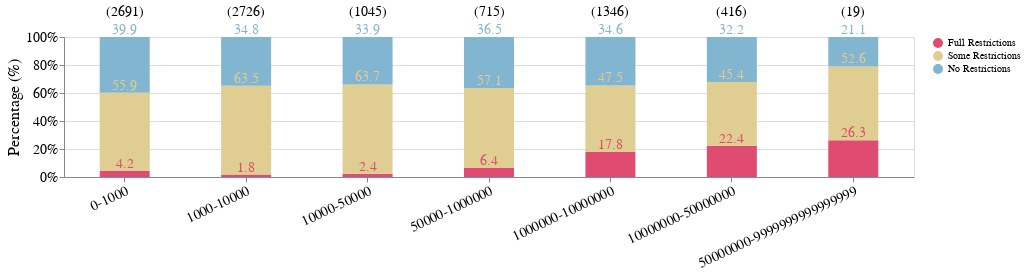

Notebook source saved alongside this figure:
### Markdown cell above
### Plot Num Tokens against Robots Restrictions per Company

### Code cell
size_bucket_to_urls = robots_util.bucket_urls_by_size(
    c4_url_to_counts, 
    bucket_boundaries=[0, 1000, 10000, 50000, 1000000, 10000000, 50000000, 9999999999999999]
)
robots_util.plot_size_against_restrictions(
    url_robots_summary,
    size_bucket_to_urls,
    "OpenAI",
    setting="train"
)

### Figure 1 — Vega-Lite specification as saved in the notebook (floating-point values rounded to 4 significant figures)
{"config": {"view": {"continuousWidth": 300, "continuousHeight": 300}}, "layer": [{"mark": {"type": "bar", "width": 50}, "encoding": {"color": {"field": "category", "legend": {"title": null}, "scale": {"range": ["#e04c71", "#e0cd92", "#82b5cf"]}, "sort": ["Full Restrictions", "Some Restrictions", "No Restrictions"], "type": "nominal"}, "order": {"field": "order", "type": "ordinal"}, "x": {"axis": {"labelAngle": -25, "labelFontSize": 14}, "field": "index", "sort": ["0-1000", "1000-10000", "10000-50000", "50000-1000000", "1000000-10000000", "10000000-50000000", "50000000-9999999999999999"], "title": null, "type": "nominal"}, "y": {"axis": {"format": "%", "labelFontSize": 14, "title": "Percentage (%)", "titleFontSize": 16, "titleFontWeight": "normal"}, "field": "percentage", "scale": {"domain": [0, 1]}, "sort": ["Full Restrictions", "Some Restrictions", "No Restrictions"], "stack": "normalize", "type": "quantitative"}}}, {"mark": {"type": "text", "align": "center", "baseline": "middle", "color": "white", "dx": 0, "dy": -7, "fontSize": 14}, "encoding": {"color": {"field": "category", "legend": {"title": null}, "scale": {"range": ["#e04c71", "#e0cd92", "#82b5cf"]}, "sort": ["Full Restrictions", "Some Restrictions", "No Restrictions"], "type": "nominal"}, "order": {"field": "order", "type": "ordinal"}, "text": {"condition": {"test": "(datum.percentage > 0.05)", "field": "percentage", "format": ".1f", "type": "quantitative"}, "value": ""}, "x": {"axis": {"labelAngle": -25, "labelFontSize": 14}, "field": "index", "sort": ["0-1000", "1000-10000", "10000-50000", "50000-1000000", "1000000-10000000", "10000000-50000000", "50000000-9999999999999999"], "title": null, "type": "nominal"}, "y": {"axis": {"format": "%", "labelFontSize": 14, "title": "Percentage (%)", "titleFontSize": 16, "titleFontWeight": "normal"}, "field": "percentage", "scale": {"domain": [0, 1]}, "sort": ["Full Restrictions", "Some Restrictions", "No Restrictions"], "stack": "normalize", "type": "quantitative"}}}, {"data": {"name": "data-c1a68a2475eb0a3656b2f71d6b28fa37"}, "mark": {"type": "text", "align": "center", "baseline": "top", "dy": -32, "fontSize": 14}, "encoding": {"text": {"field": "text_label", "type": "nominal"}, "x": {"field": "index", "sort": ["Full Restrictions", "Some Restrictions", "No Restrictions"], "title": null, "type": "nominal"}, "y": {"value": 0}}}], "data": {"name": "data-32b3472fed4f08f67b1f186b7042081d"}, "height": 140, "title": "", "width": 850, "$schema": "https://vega.github.io/schema/vega-lite/v5.17.0.json", "datasets": {"data-32b3472fed4f08f67b1f186b7042081d": [{"index": "0-1000", "category": "Full Restrictions", "value": 113, "percentage": 4.199, "order": 0}, {"index": "1000-10000", "category": "Full Restrictions", "value": 48, "percentage": 1.761, "order": 0}, {"index": "10000-50000", "category": "Full Restrictions", "value": 25, "percentage": 2.392, "order": 0}, {"index": "50000-1000000", "category": "Full Restrictions", "value": 46, "percentage": 6.434, "order": 0}, {"index": "1000000-10000000", "category": "Full Restrictions", "value": 240, "percentage": 17.83, "order": 0}, {"index": "10000000-50000000", "category": "Full Restrictions", "value": 93, "percentage": 22.36, "order": 0}, {"index": "\n50000000-9999999999999999", "category": "Full Restrictions", "value": 5, "percentage": 26.32, "order": 0}, {"index": "0-1000", "category": "Some Restrictions", "value": 1505, "percentage": 55.93, "order": 1}, {"index": "1000-10000", "category": "Some Restrictions", "value": 1730, "percentage": 63.46, "order": 1}, {"index": "10000-50000", "category": "Some Restrictions", "value": 666, "percentage": 63.73, "order": 1}, {"index": "50000-1000000", "category": "Some Restrictions", "value": 408, "percentage": 57.06, "order": 1}, {"index": "1000000-10000000", "category": "Some Restrictions", "value": 640, "percentage": 47.55, "order": 1}, {"index": "10000000-50000000", "category": "Some Restrictions", "value": 189, "percentage": 45.43, "order": 1}, {"index": "\n50000000-9999999999999999", "category": "Some Restrictions", "value": 10, "percentage": 52.63, "order": 1}, {"index": "0-1000", "category": "No Restrictions", "value": 1073, "percentage": 39.87, "order": 2}, {"index": "1000-10000", "category": "No Restrictions", "value": 948, "percentage": 34.78, "order": 2}, {"index": "10000-50000", "category": "No Restrictions", "value": 354, "percentage": 33.88, "order": 2}, {"index": "50000-1000000", "category": "No Restrictions", "value": 261, "percentage": 36.5, "order": 2}, {"index": "1000000-10000000", "category": "No Restrictions", "value": 466, "percentage": 34.62, "order": 2}, {"index": "10000000-50000000", "category": "No Restrictions", "value": 134, "percentage": 32.21, "order": 2}, {"index": "\n50000000-9999999999999999", "category": "No Restrictions", "value": 4, "percentage": 21.05, "order": 2}], "data-c1a68a2475eb0a3656b2f71d6b28fa37": [{"index": "0-1000", "total": 2691, "text_label": "(2691)"}, {"index": "1000-10000", "total": 2726, "text_label": "(2726)"}, {"index": "10000-50000", "total": 1045, "text_label": "(1045)"}, {"index": "50000-1000000", "total": 715, "text_label": "(715)"}, {"index": "1000000-10000000", "total": 1346, "text_label": "(1346)"}, {"index": "10000000-50000000", "total": 416, "text_label": "(416)"}, {"index": "\n50000000-9999999999999999", "total": 19, "text_label": "(19)"}]}}
